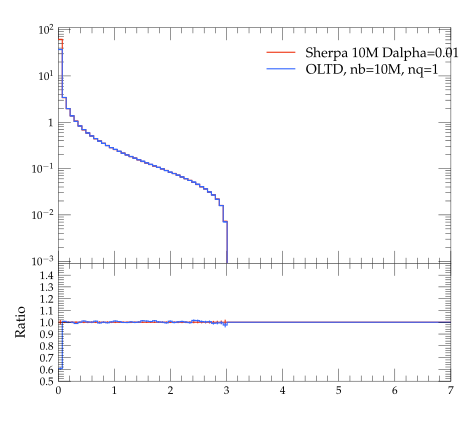

The Python source for this figure:
#! /usr/bin/env python

# This Python script was auto-generated using YODA v2.0.0.
# Analysis object: /evtb/cutEg_jg_pt
# Timestamp: 13-04-2024 (07:56:31)

import matplotlib as mpl
import matplotlib.pyplot as plt
mpl.use('Agg') # comment out for interactive use
import os
import numpy as np

plotDir = os.path.split(os.path.realpath(__file__))[0]
if 'YODA_USER_PLOT_PATH' in globals():
    plot_outdir = globals()['YODA_USER_PLOT_PATH']
else:
    plot_outdir = plotDir

#plot style
plt.style.use(os.path.join(plotDir, '../default.mplstyle'))
# plot metadata
figW, figH = plt.rcParams['figure.figsize']
ax_xLabel = r''
ax_yLabel = r''
ax_title  = r''
ax_xScale = 'linear'
ax_yScale = 'log'
xLims = (0.0, 7.0)
yLims = (0.0009000000000000001, 110.00000000000001)

# TeX-friendly labels for the legend
labels = [ r"Sherpa 10M Dalpha=0.01", r"OLTD, nb=10M, nq=1" ]

# Create figure and axis objects
fig, (ax, ratio0_ax) = plt.subplots(2, 1, sharex=True,
                  figsize=(figW,figH), gridspec_kw={'height_ratios': (2, 1)})
ratio0_ax.yaxis.set_major_locator(mpl.ticker.MultipleLocator(0.1))
ratio0_ax.set_ylim(0.5, 1.4999)
ratio0_ax.set_ylabel('Ratio')

# LineColor map: curve index -> color
linecolors = {0: '#EE3311', 1: '#3366FF'}
# the numerical data is stored in a separate file
dataf = dict()
prefix = os.path.split(__file__)[0]
if prefix:    prefix = prefix + '/'
exec(open(prefix+'cutEg_jg_pt__data.py').read(), dataf)


legend_handles = [] # keep track of handles for the legend

# style options for curves
# starts at zorder>=5 to draw curve on top of legend
styles = {
  'curve0': {
    'color' : linecolors[0],
    'linestyle' : '-',
    'marker' : 'o',
    'zorder' : 5,
    'histstyle' : True,
  },
  'curve1': {
    'color' : linecolors[1],
    'linestyle' : '-',
    'marker' : 'o',
    'zorder' : 6,
    'histstyle' : True,
  },
}
# curve from input yoda files in main panel
for label in dataf['yvals'].keys():
    if all(np.isnan(v) for v in dataf['yvals'][label]):
        continue
    tmp = None
    if styles[label]['histstyle']: # draw as histogram
        tmp, = ax.plot(dataf['xedges'], dataf['yedges'][label],
                       color=styles[label]['color'],
                       linestyle=styles[label]['linestyle'],
                       drawstyle='steps-pre', solid_joinstyle='miter',
                       zorder=styles[label]['zorder'], label=label)
        ax.errorbar(dataf['xpoints'], dataf['yvals'][label], color=styles[label]['color'],
                    xerr=dataf['xerrs'], yerr=[dataf['ydowns'][label], dataf['yups'][label]],
                    linestyle='none', zorder=styles[label]['zorder'])
    else: # draw as scatter
        tmp = ax.errorbar(dataf['xpoints'], dataf['yvals'][label],
                          xerr=dataf['xerrs'],
                          yerr=[ dataf['ydowns'][label],
                          dataf['yups'][label] ],
                          fmt=styles[label]['marker'],
                          ecolor=styles[label]['color'],
                          color=styles[label]['color'], zorder=2)
        tmp[-1][0].set_linestyle(styles[label]['linestyle'])
    legend_handles += [tmp]
    for varLabel in dataf['variation_yvals'].keys():
        if varLabel.startswith(label):
            tmp, = ax.plot(dataf['xedges'], dataf['variation_yvals'][varLabel],
                           color=styles[label]['color'],
                           linestyle=styles[label]['linestyle'],
                           drawstyle='steps-pre', solid_joinstyle='miter',
                           zorder=styles[label]['zorder'], alpha=0.5)


# plots on ratio panel
# curve from input yoda files in ratio panel
for label, yvals in dataf['ratio0_yvals'].items():
    if all(np.isnan(v) for v in yvals):
        continue
    if styles[label]['histstyle']: # plot as histogram
        ratio0_ax.plot(dataf['xedges'], yvals,
                       color=styles[label]['color'],
                       linestyle=styles[label]['linestyle'],
                       drawstyle='steps-pre', zorder=1,
                       solid_joinstyle='miter')
        ratio0_ax.vlines(dataf['xpoints'],
                         dataf['ratio0_ymin'][label],
                         dataf['ratio0_ymax'][label],
                         color=styles[label]['color'], zorder=1)
    else: # plot as scatter
        tmp = ratio0_ax.errorbar(dataf['xpoints'],
                                 yvals, xerr=dataf['xerrs'],
                                 yerr=dataf['ratio0_yerrs'][label],
                                 fmt=styles[label]['marker'],
                                 ecolor=styles[label]['color'],
                                 color=styles[label]['color'])
        tmp[-1][0].set_linestyle(styles[label]['linestyle'])

    for varlabel in dataf['ratio0_variation_vals'].keys():
        if varlabel.startswith(label):
            ratio0_ax.plot(dataf['xedges'],
                            dataf['ratio0_variation_vals'][varlabel],
                            color=styles[label]['color'],
                            linestyle=styles[label]['linestyle'],
                            drawstyle='steps-pre', solid_joinstyle='miter',
                            zorder=1, alpha=0.5)

legend_pos = (0.5, 0.97)
ax.legend(legend_handles, labels, loc='upper left', bbox_to_anchor=legend_pos)

# set plot metadata as defined above
ratio0_ax.set_xlabel(ax_xLabel)
ratio0_ax.xaxis.set_label_coords(1., -.15)
ax.set_ylabel(ax_yLabel, loc='top')
ax.set_title(ax_title, loc='left')
ax.set_xscale(ax_xScale)
ax.set_yscale(ax_yScale)
ax.set_xlim(xLims)
ax.set_ylim(yLims)

# tick formatting
plt.rcParams['xtick.top'] = True
plt.rcParams['ytick.right'] = True
ax.yaxis.set_major_locator(mpl.ticker.LogLocator(base=10.0, numticks=np.inf))
ax.yaxis.set_minor_locator(mpl.ticker.LogLocator(
                           base=10.0, subs=np.arange(0.1, 1, 0.1), numticks=np.inf))
fig.align_ylabels((ax, ratio0_ax))
plt.savefig(os.path.join(plot_outdir, 'cutEg_jg_pt.pdf'), format='PDF')
plt.savefig(os.path.join(plot_outdir, 'cutEg_jg_pt.png'), format='PNG')

plt.close(fig)
